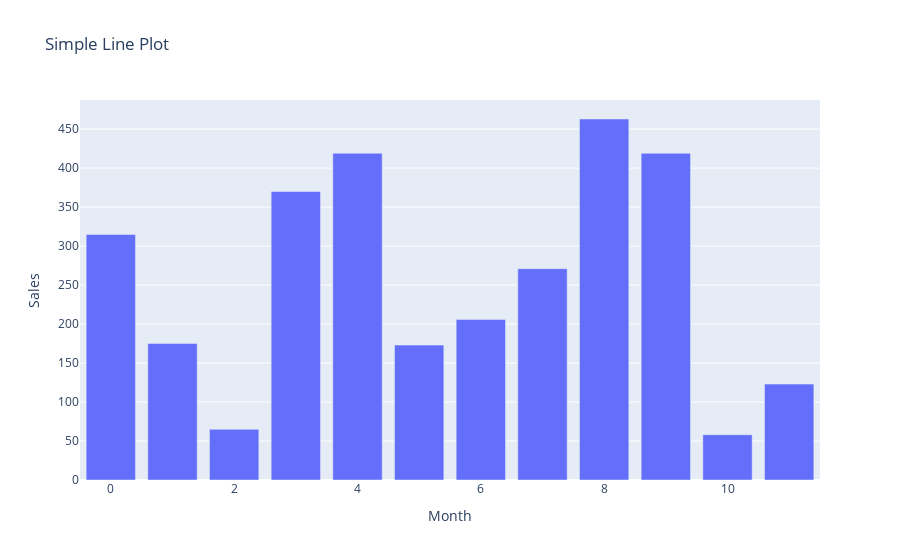

This figure's notebook cell:
### Markdown cell above
### Bar plot

### Code cell
fig = px.bar(x=x, y=y, title='Simple Line Plot', labels=dict(x='Month', y='Sales'))
fig.show()

### Figure 1 — Plotly figure (JSON) as saved in the notebook; plotly's stock layout.template omitted (floating-point values rounded to 4 significant figures)
{"data": [{"alignmentgroup": "True", "hovertemplate": "Month=%{x}<br>Sales=%{y}<extra></extra>", "legendgroup": "", "marker": {"color": "#636efa", "pattern": {"shape": ""}}, "name": "", "offsetgroup": "", "orientation": "v", "showlegend": false, "textposition": "auto", "type": "bar", "x": [0, 1, 2, 3, 4, 5, 6, 7, 8, 9, 10, 11], "xaxis": "x", "y": [315, 175, 65, 370, 419, 173, 206, 271, 463, 419, 58, 123], "yaxis": "y"}], "layout": {"barmode": "relative", "legend": {"tracegroupgap": 0}, "title": {"text": "Simple Line Plot"}, "xaxis": {"anchor": "y", "domain": [0, 1], "title": {"text": "Month"}}, "yaxis": {"anchor": "x", "domain": [0, 1], "title": {"text": "Sales"}}}}
